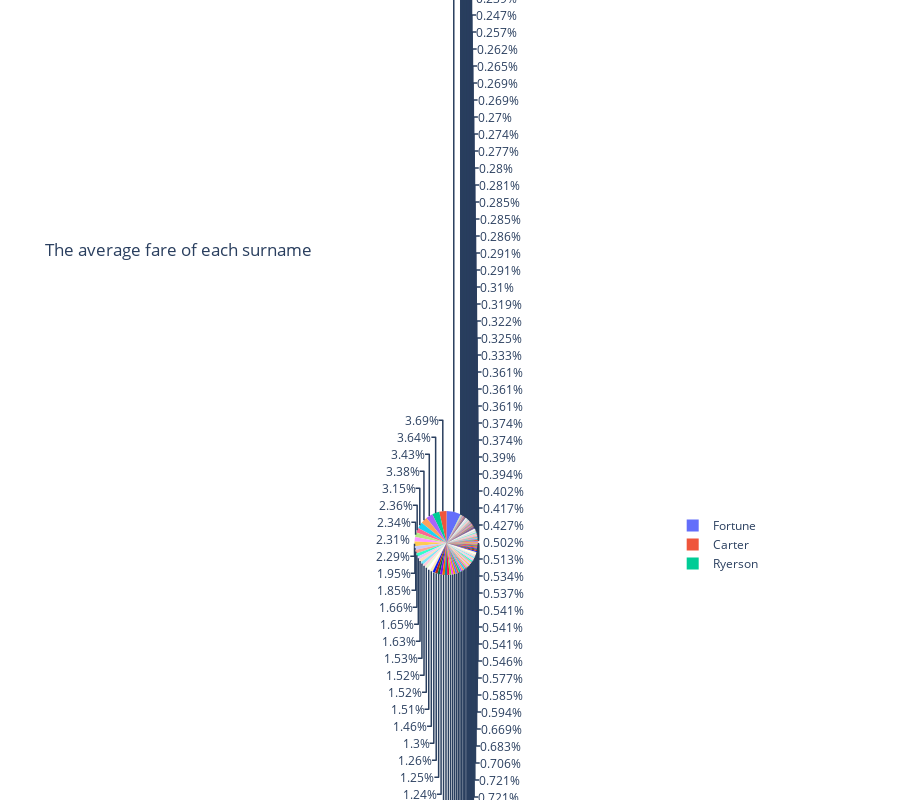

Notebook code cell kept with this figure:
### Code cell
fig=px.pie(df_8,values="Fare",names=df_8.index,title="The average fare of each surname",height=800)
fig.show()

### Figure 1 — Plotly figure (JSON) as saved in the notebook; plotly's stock layout.template omitted (floating-point values rounded to 4 significant figures; data arrays with more than 128 entries replaced by an {"elided": "..."} marker saying what was removed)
{"data": [{"domain": {"x": [0, 1], "y": [0, 1]}, "hoverlabel": {"namelength": 0}, "hovertemplate": "label=%{label}<br>Fare=%{value}", "labels": {"elided": "133 str values"}, "legendgroup": "", "name": "", "showlegend": true, "type": "pie", "values": {"elided": "133 float values"}}], "layout": {"height": 800, "legend": {"tracegroupgap": 0}, "title": {"text": "The average fare of each surname"}}}
